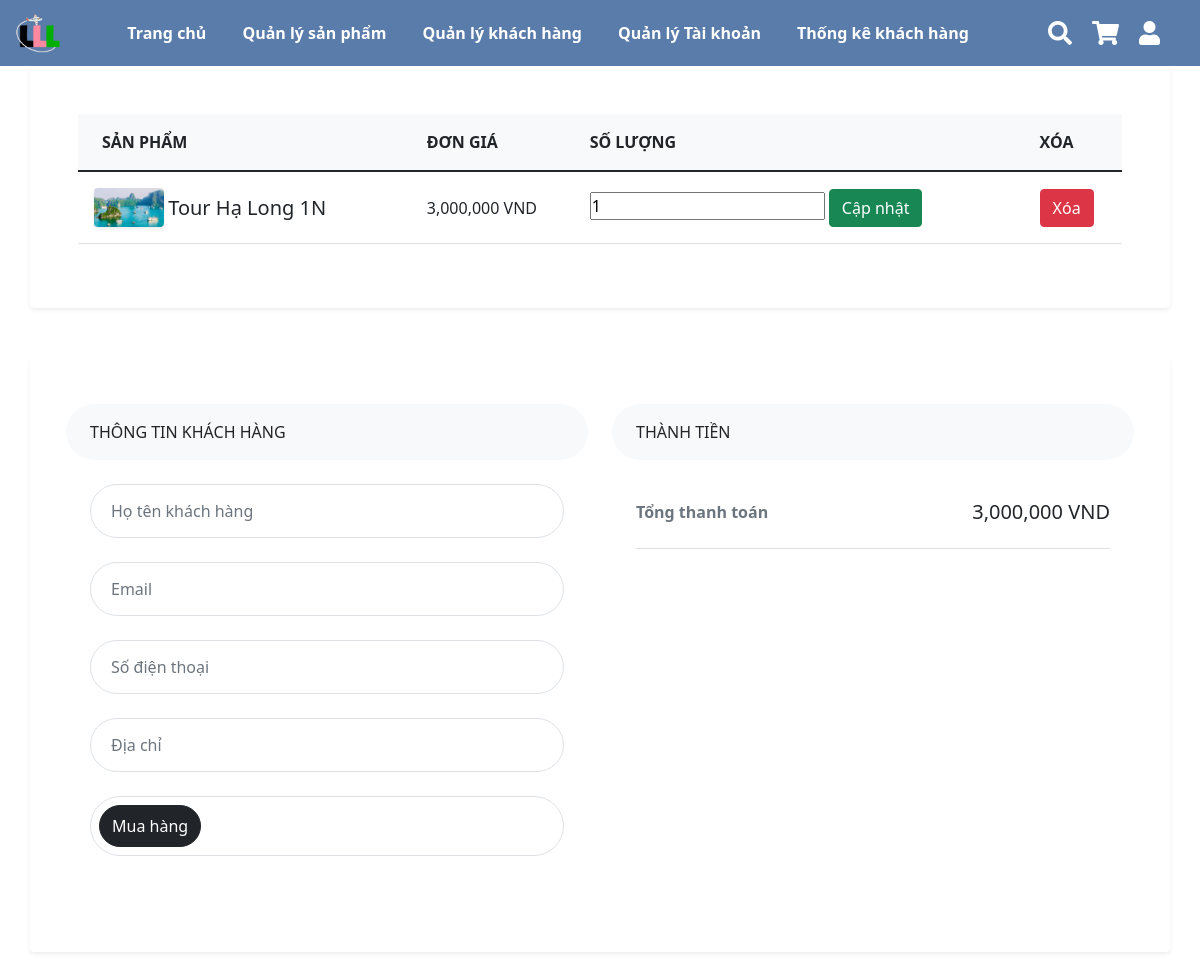
The page /Cart.php?id_sp=1 on the database its author committed.
### tables this page shows
CREATE TABLE `sanpham` (
  `id_sp` int(10) NOT NULL,
  `id_dm` int(10) NOT NULL,
  `ten_sp` varchar(255) NOT NULL,
  `anh_sp` varchar(255) NOT NULL,
  `gia_sp` int(10) NOT NULL,
  `khuyen_mai` varchar(255) NOT NULL,
  `chi_tiet_sp` text NOT NULL
);

### code-cart.php (called while the page is built, shortened)
<?php
require_once 'config/db.php';
if(isset($_GET['id_sp'])){
    $id_sp=$_GET['id_sp'];
    $query = mysqli_query($connect,"SELECT * FROM sanpham where id_sp=$id_sp");
}
?>

### Cart.php (the view, shortened to what this page needs)
<?php
require_once 'code-cart.php';
$cart=(isset($_SESSION['cart'])) ? $_SESSION['cart'] : [];
?>
<!DOCTYPE html>
<html>
<head>
    <link rel="stylesheet" href="../tourdulich/css/style.css">
    <link rel="stylesheet" href="https://pro.fontawesome.com/releases/v5.10.0/css/all.css" />
    <link href="https://cdn.jsdelivr.net/npm/bootstrap@5.1.3/dist/css/bootstrap.min.css" rel="stylesheet">
</head>
<body>
 <section id="nav-bar">
        <nav class="navbar navbar-expand-lg navbar-dark ">
            <div class="container-fluid">
                <a class="navbar-brand" href="Home.php"><img src="../tourdulich/img/test3.png" alt=""></a>
                <div class="collapse navbar-collapse" id="navbarNav">
                    <ul class="navbar-nav m-auto">
                    <li class="nav-item">
                            <a class="nav-link" href="Home.php">Trang chủ</a>
                        </li>
                        <li class="nav-item">
                            <a class="nav-link" href="ManagerProduct.php">Quản lý sản phẩm</a>
                        </li>
                        <li class="nav-item">
                            <a class="nav-link" href="QuanLyKH.php">Quản lý khách hàng</a>
                        </li>
                        <li class="nav-item">
                            <a class="nav-link" href="QuanLyTK.php">Quản lý Tài khoản</a>
                        </li>
                        <li class="nav-item">
                            <a class="nav-link" href="thongke.php">Thống kê khách hàng</a>
                        </li>
                    </ul>
                </div>
            </div>
            <div class="icons">
                <div class="icon">
                    <i class="fas fa-search" id="search-btn"></i>
                    <a href="Cart.php">
                        <i class="fa fa-shopping-cart"></i>
                    </a>
                    <a href="danhnhap.php">
                    <i class="fas fa-user"></i>
                    </a>
                </div>
            </div>
            <form action="Search.php?quanly=timkiem" method="post" class="search-bar-container">
                <button type="submit" name="search_button" class="btn btn-secondary btn-number">
                </button>
            </form>
        </nav>
    </section>
<div class="shopping-cart">
    <div class="px-4 px-lg-0">
        <div class="pb-5">
            <div class="container">
                <div class="row">
                    <div class="col-lg-12 p-5 bg-white rounded shadow-sm mb-5">
                        <div class="table-responsive">
                            <table class="table">
                                <thead>
                                    <tr>
                                        <th scope="col" class="border-0 bg-light">
                                            <div class="p-2 px-3 text-uppercase">Sản Phẩm</div>
                                        </th>
                                        <th scope="col" class="border-0 bg-light">
                                            <div class="py-2 text-uppercase">Đơn Giá</div>
                                        </th>
                                        <th scope="col" class="border-0 bg-light">
                                            <div class="py-2 text-uppercase">Số Lượng</div>
                                        </th>
                                        <th scope="col" class="border-0 bg-light">
                                            <div class="py-2 text-uppercase">Xóa</div>
                                        </th>
                                    </tr>
                                </thead>
                                <tbody>
                                    <?php $tongtien = 0; ?>
                                    <?php foreach ($cart as $key => $value):
                                        $tongtien += $value['gia_sp']*$value['quantity'];
                                        ?>
                                        <tr>
                                            <td scope="row">
                                                <div class="p-2">
                                                    <img src="img/<?php echo $value['anh_sp'] ?>" alt="" width="70" class="img-fluid rounded shadow-sm">
                                                    <div class="ml-3 d-inline-block align-middle">
                                                        <h5 class="mb-0"> <a href="#" class="text-dark d-inline-block"><?php echo $value['ten_sp'] ?></a></h5><span class="text-muted font-weight-normal font-italic"></span>
                                                    </div>
                                                </div>
                                            </td>
                                            <td class="align-middle"><?php echo number_format($value['gia_sp']*$value['quantity']) ?> VND</td>
                                            <td class="align-middle">
                                                <form action="Cart.php">
                                                    <input type="number" name="quantity" value="<?php echo $value['quantity'] ?>">
                                                    <button type="btn" class="btn btn-success" onclick="return confirm('Bạn có muốn cập nhật sản phẩm này?')">Cập nhật</button>
                                                </form>
                                            </td>
                                            <td class="align-middle"><a href="Cart.php?id_sp=<?php echo $value['id_sp'] ?>&action=delete" class="text-dark" onclick="return confirm('Bạn có muốn xóa sản phẩm này?')">
                                                <button type="button" class="btn btn-danger">Xóa</button>
                                            </a>
                                        </td>
                                    </tr>
                                <?php endforeach ?>
                            </tbody>
                        </table>
                    </div>
                </div>
            </div>
            <div class="row py-5 p-4 bg-white rounded shadow-sm">
                <div class="col-lg-6">
                    <div class="bg-light rounded-pill px-4 py-3 text-uppercase font-weight-bold">Thông tin khách hàng</div>
                    <form method="post">
                        <div class="p-4">
                            <div class="input-group mb-4 border rounded-pill p-2">
                                <input type="text" name="hoten" placeholder="Họ tên khách hàng" aria-describedby="button-addon3" class="form-control border-0">
                            </div>
                            <div class="input-group mb-4 border rounded-pill p-2">
                                <input type="text" name="email" placeholder="Email" aria-describedby="button-addon3" class="form-control border-0">
                            </div>
                            <div class="input-group mb-4 border rounded-pill p-2">
                                <input type="number"v name="sdt" placeholder="Số điện thoại" aria-describedby="button-addon3" class="form-control border-0">
                            </div>
                            <div class="input-group mb-4 border rounded-pill p-2">
                                <input type="text" name="diachi" placeholder="Địa chỉ" aria-describedby="button-addon3" class="form-control border-0">
                            </div>
                            <div class="input-group mb-4 border rounded-pill p-2">
                                <input type="submit" name="sbm" class="btn btn-dark rounded-pill py-2 btn-block" value="Mua hàng" onclick="return confirm('Bạn có muốn mua sản phẩm này?')">
                            </div>
                        </div>
                    </form>
                </div>
                <div class="col-lg-6">
                    <div class="bg-light rounded-pill px-4 py-3 text-uppercase font-weight-bold">Thành tiền</div>
                    <div class="p-4">
                        <ul class="list-unstyled mb-4">
                            <li class="d-flex justify-content-between py-3 border-bottom"><strong class="text-muted">Tổng thanh toán</strong>
                                <h5 class="font-weight-bold"><?php echo number_format($tongtien) ?> VND</h5>
                            </li>
                        </ul>
                    </div>
                </div>
            </div>
        </div>
    </div>
</div>
</div>
</body>
</html>

### css/style.css (style rules this page uses)
* { margin: 0; padding: 0; }
#nav-bar { position: sticky; top: 0; z-index: 10; font-weight: 600; color: white; }
.navbar { background: rgba(15, 65, 131, 0.685) !important; backdrop-filter: blur(70px) !important; }
.navbar-nav li a { color: white !important; }
.navbar-brand img { height: 40px; }
.icon { font-size: 1.5rem; cursor: pointer; display: flex; padding-right: 20px; align-items: center; }
a { text-decoration: none !important; }
.icon i { margin-right: 20px; color: white; transform: scale(1); transition: all 0.5s; }
a.nav-link { transform: scale(1); transition: all 0.5s; margin-right: 20px; float: right; }
.search-bar-container { position:absolute; top: 100%; left: 0; right: 0; padding: 1.5rem 2rem; background: rgba(15, 65, 131, 0.685) !important; display: flex; align-items: center; z-index: 1000; clip-path: polygon(0 0, 100% 0, 100% 0, 0 0); }

### rows shown on the page
sanpham: anh_sp (picture), ten_sp "Tour Hạ Long 1N", $value['gia_sp']*$value['quantity'] "3,000,000", quantity "1"

### other values the page prints
$tongtien "3,000,000"
